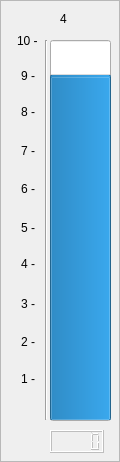
             <widget class="QFrame" name="frame_58">
              <property name="frameShape">
               <enum>QFrame::StyledPanel</enum>
              </property>
              <property name="frameShadow">
               <enum>QFrame::Raised</enum>
              </property>
              <widget class="QLCDNumber" name="lcdNumber_air_boost_pressure_bar">
               <property name="enabled">
                <bool>false</bool>
               </property>
               <property name="geometry">
                <rect>
                 <x>50</x>
                 <y>430</y>
                 <width>54</width>
                 <height>23</height>
                </rect>
               </property>
               <property name="sizePolicy">
                <sizepolicy hsizetype="Fixed" vsizetype="Minimum">
                 <horstretch>0</horstretch>
                 <verstretch>0</verstretch>
                </sizepolicy>
               </property>
               <property name="maximumSize">
                <size>
                 <width>54</width>
                 <height>16777215</height>
                </size>
               </property>
               <property name="layoutDirection">
                <enum>Qt::LeftToRight</enum>
               </property>
              </widget>
              <widget class="QProgressBar" name="air_boost_pressure_bar">
               <property name="geometry">
                <rect>
                 <x>50</x>
                 <y>40</y>
                 <width>61</width>
                 <height>381</height>
                </rect>
               </property>
               <property name="styleSheet">
                <string notr="true"/>
               </property>
               <property name="maximum">
                <number>10</number>
               </property>
               <property name="value">
                <number>9</number>
               </property>
               <property name="textVisible">
                <bool>false</bool>
               </property>
               <property name="orientation">
                <enum>Qt::Vertical</enum>
               </property>
              </widget>
              <widget class="Line" name="line_122">
               <property name="geometry">
                <rect>
                 <x>45</x>
                 <y>40</y>
                 <width>2</width>
                 <height>380</height>
                </rect>
               </property>
               <property name="orientation">
                <enum>Qt::Vertical</enum>
               </property>
              </widget>
              <widget class="QLabel" name="label_416">
               <property name="geometry">
                <rect>
                 <x>21</x>
                 <y>371</y>
                 <width>24</width>
                 <height>16</height>
                </rect>
               </property>
               <property name="text">
                <string>1 -</string>
               </property>
              </widget>
              <widget class="QLabel" name="label_417">
               <property name="geometry">
                <rect>
                 <x>60</x>
                 <y>10</y>
                 <width>17</width>
                 <height>17</height>
                </rect>
               </property>
               <property name="text">
                <string>4</string>
               </property>
              </widget>
              <widget class="QLabel" name="label_418">
               <property name="geometry">
                <rect>
                 <x>21</x>
                 <y>334</y>
                 <width>24</width>
                 <height>16</height>
                </rect>
               </property>
               <property name="text">
                <string>2 -</string>
               </property>
              </widget>
              <widget class="QLabel" name="label_419">
               <property name="geometry">
                <rect>
                 <x>21</x>
                 <y>296</y>
                 <width>24</width>
                 <height>16</height>
                </rect>
               </property>
               <property name="text">
                <string>3 -</string>
               </property>
              </widget>
              <widget class="QLabel" name="label_420">
               <property name="geometry">
                <rect>
                 <x>21</x>
                 <y>256</y>
                 <width>24</width>
                 <height>16</height>
                </rect>
               </property>
               <property name="text">
                <string>4 -</string>
               </property>
              </widget>
              <widget class="QLabel" name="label_421">
               <property name="geometry">
                <rect>
                 <x>21</x>
                 <y>220</y>
                 <width>24</width>
                 <height>16</height>
                </rect>
               </property>
               <property name="text">
                <string>5 -</string>
               </property>
              </widget>
              <widget class="QLabel" name="label_422">
               <property name="geometry">
                <rect>
                 <x>21</x>
                 <y>181</y>
                 <width>24</width>
                 <height>16</height>
                </rect>
               </property>
               <property name="text">
                <string>6 -</string>
               </property>
              </widget>
              <widget class="QLabel" name="label_423">
               <property name="geometry">
                <rect>
                 <x>21</x>
                 <y>143</y>
                 <width>24</width>
                 <height>16</height>
                </rect>
               </property>
               <property name="text">
                <string>7 -</string>
               </property>
              </widget>
              <widget class="QLabel" name="label_424">
               <property name="geometry">
                <rect>
                 <x>21</x>
                 <y>104</y>
                 <width>24</width>
                 <height>16</height>
                </rect>
               </property>
               <property name="text">
                <string>8 -</string>
               </property>
              </widget>
              <widget class="QLabel" name="label_425">
               <property name="geometry">
                <rect>
                 <x>21</x>
                 <y>68</y>
                 <width>24</width>
                 <height>16</height>
                </rect>
               </property>
               <property name="text">
                <string>9 -</string>
               </property>
              </widget>
              <widget class="QLabel" name="label_426">
               <property name="geometry">
                <rect>
                 <x>17</x>
                 <y>31</y>
                 <width>21</width>
                 <height>20</height>
                </rect>
               </property>
               <property name="text">
                <string>10 -</string>
               </property>
              </widget>
             </widget>
